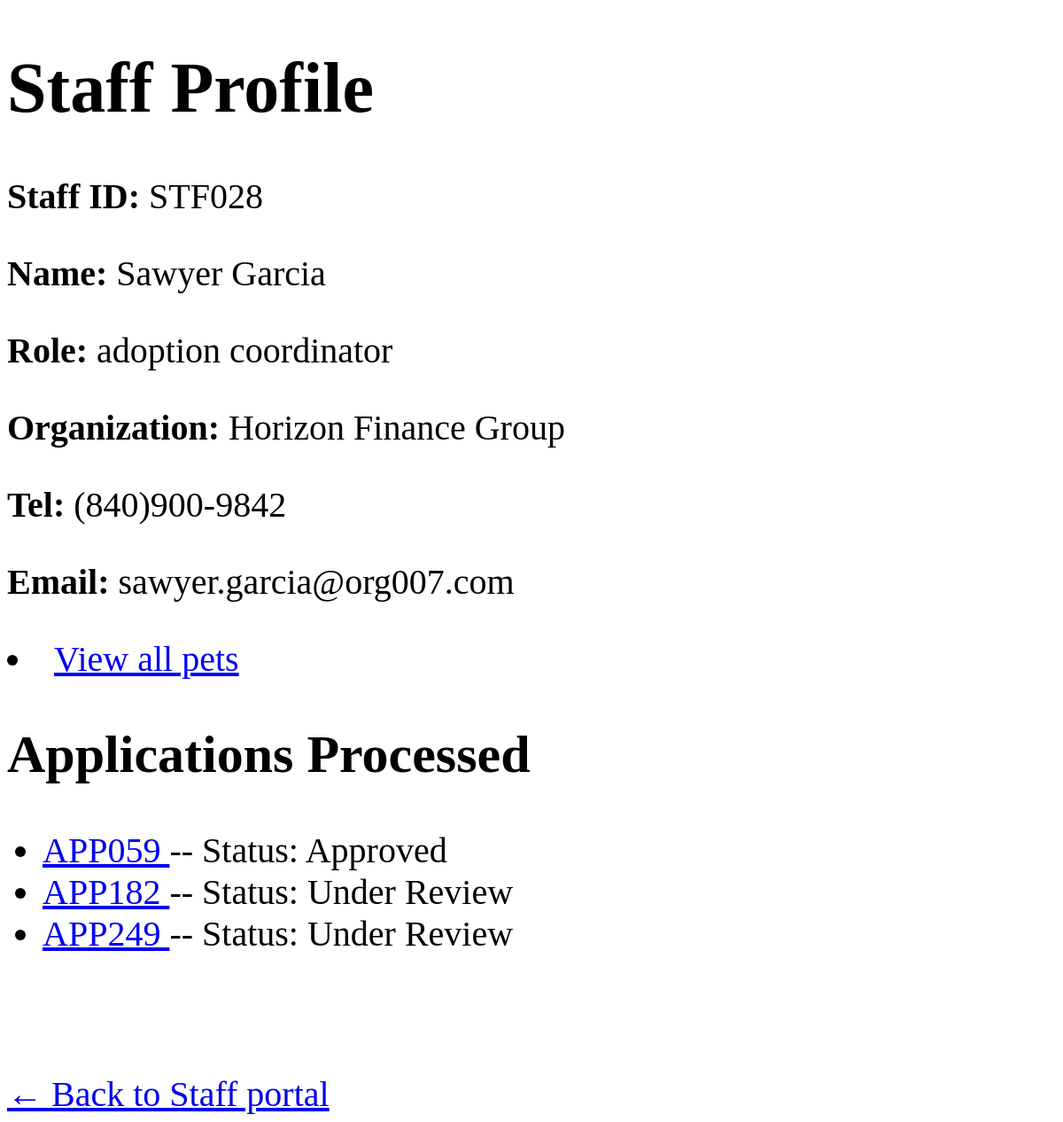
Page /staff/STF028 on the earlier database version.
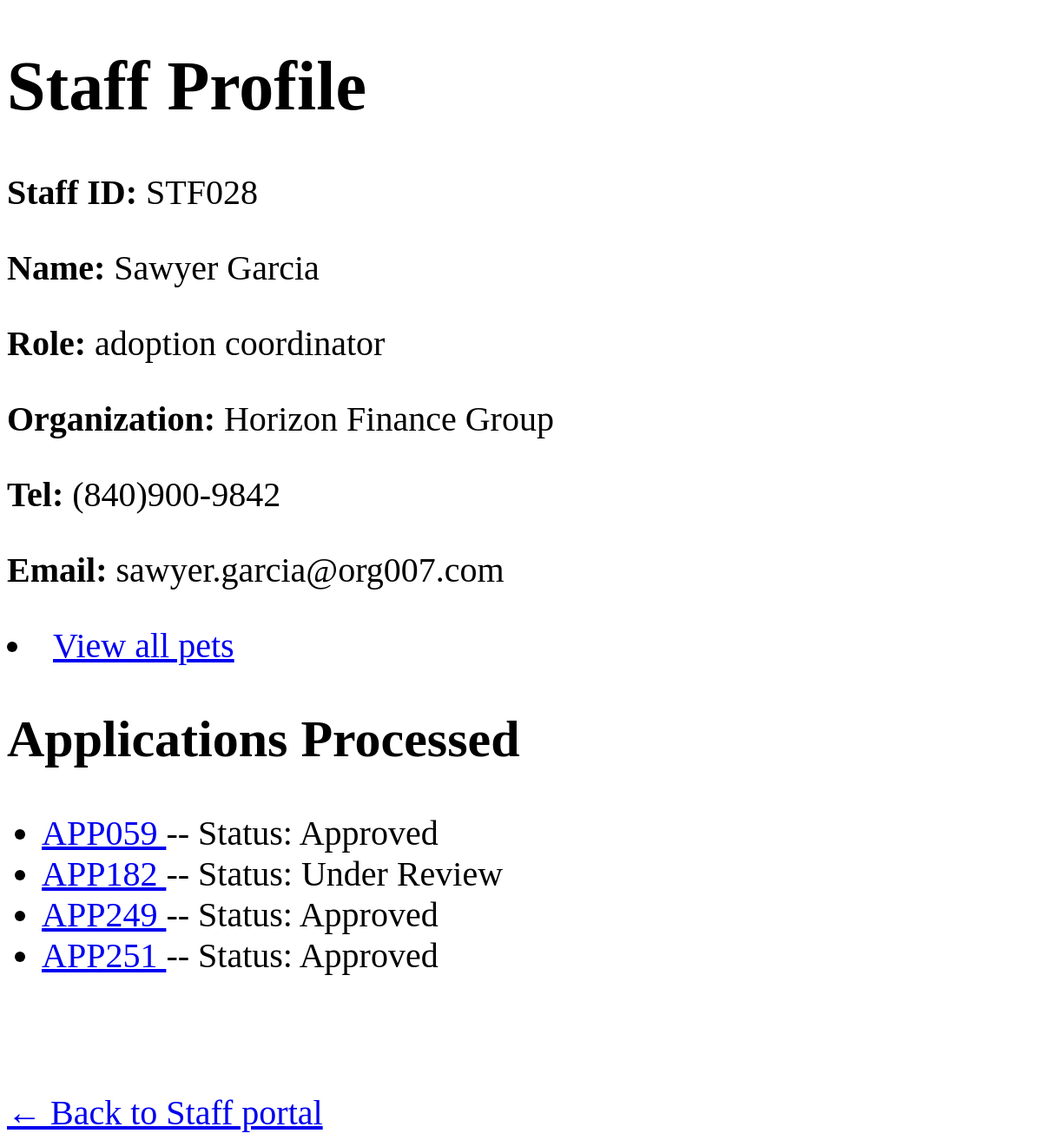
Same page on the later database version.
### tables this page shows
CREATE TABLE staff (
    staff_id CHAR(6) NOT NULL,
    org_id CHAR(6) NOT NULL,
    staff_name VARCHAR(100) NOT NULL,
    staff_role VARCHAR(50) NOT NULL,
    staff_phone CHAR(15),
    staff_email VARCHAR(100)
);

CREATE TABLE organization (
    org_id CHAR(6) NOT NULL,
    org_name VARCHAR(100) NOT NULL,
    org_phone CHAR(15),
    org_email VARCHAR(100),
    org_address VARCHAR(150)
);

CREATE TABLE adoption_application (
    app_id CHAR(7) NOT NULL,
    adopter_name VARCHAR(100) NOT NULL,
    staff_id CHAR(6) NOT NULL,
    pet_id CHAR(6) NOT NULL,
    status VARCHAR(20) NOT NULL,
    reasoning VARCHAR(255),
    has_existing_pets CHAR(3),
    staff_notes VARCHAR(255),
    decision_date DATE
);

### app.py (the view)
@app.get("/staff/<staff_id>")
def staff_view(staff_id):
    staff = get_staff_by_id(staff_id)
    org_name = None
    if staff:
        org_id = staff[1]
        org_name = get_org_name(org_id)
    apps = get_apps_by_staff(staff_id)
    return render_template("view_staff.html", staff=staff, org_name=org_name, apps=apps)

### database.py (called while the page is built)
def connect():
    return sqlite3.connect(DB)

def get_staff_by_id(staff_id):
    conn = connect()
    cur = conn.cursor()
    cur.execute("SELECT * FROM staff WHERE staff_id = ?", (staff_id,))
    staff = cur.fetchone()
    conn.close()
    return staff

def get_apps_by_staff(staff_id):
    conn = connect()
    cur = conn.cursor()
    cur.execute("""
                SELECT app_id, status
                FROM adoption_application
                WHERE staff_id = ?""", (staff_id,))
    apps = cur.fetchall()
    conn.close()
    return apps

def get_org_name(org_id):
    conn = connect()
    cur = conn.cursor()
    cur.execute("SELECT org_name FROM organization WHERE org_id = ?", (org_id,))
    row = cur.fetchone()
    conn.close()
    return row[0] if row else None

### templates/view_staff.html (shortened to what this page needs)
<!DOCTYPE html>
<html>
<head>
</head>
<body>
    <h1>Staff Profile</h1>
    {% if staff %}
        <p><strong>Staff ID:</strong> {{ staff[0] }}</p>
        <p><strong>Name:</strong> {{ staff[2] }}</p>
        <p><strong>Role:</strong> {{ staff[3] }}</p>
        <p><strong>Organization:</strong> {{ org_name }}</p>
        <p><strong>Tel:</strong> {{ staff[4] }}</p>
        <p><strong>Email:</strong> {{ staff[5] }}</p>
        <li><a href="/staff_pet_view/{{ staff[0] }}">View all pets</a></li>
        <h2>Applications Processed</h2>
        {% if apps %}
        <ul>
            {% for a in apps %}
                <li>
                    <a href="/staff_app/{{ a[0] }}">{{ a[0] }} </a>
                    -- Status: {{ a[1] }}
                </li>
            {% endfor %}
        </ul>
        {% else %}
            <p>No applications processed yet.</p>
        {% endif %}
    {% else %}
        <p>Staff not found.</p>
    {% endif %}
    <br><br>
    <a href="/staff">← Back to Staff portal</a>
</body>
</html>

### templates/view_staff.html (style rules this page uses)
body { font-size: 40px; }

Differences in the rows shown:
changed adoption_application "APP249": status "Under Review" → "Approved"
added adoption_application: app "APP251", status "Approved"
